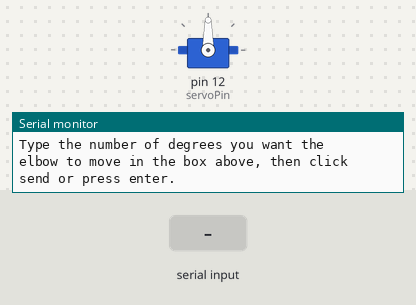
Bench run of a sketch on a simulated Arduino Uno, built with avr-gcc and run on an emulated ATmega328P. Parts: servo, the last lines printed to the serial monitor. The inputs (shaded band) are chosen by the test bench.

Above: at 1.2 s.
1.3 s: "30,150\n" received over Serial
At 2.35 s:
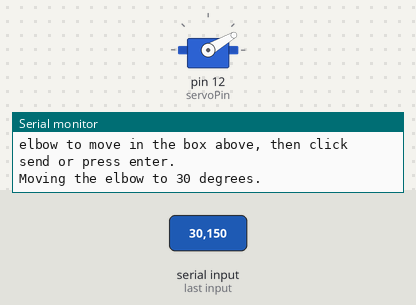
At 4.1 s:
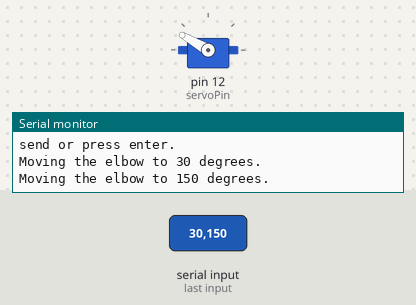
4.3 s: "90,45\n" received over Serial
At 6.7 s:
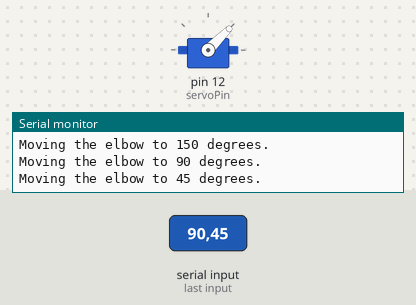
7.3 s: "200\n" received over Serial
10.3 s: "90\n" received over Serial
Timing chart, 0 to 15.1 s (numbered marks = the images above; inputs shaded):
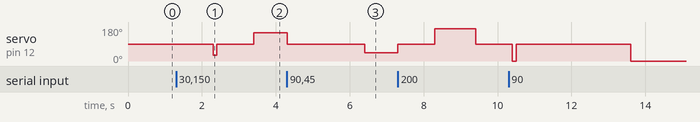

Measured:
- after the input at 1.3 s, servo on pin 12 (servoPin): 90° → 30° after 1.0 s, → 90° 0.10 s later, → 150° 1.0 s later

The sketch:

Unit3_Elbow.ino
```cpp
/*
March 19, 2014
 Tannis Bo
 #2225604

 This sketch takes in the number of degrees the user
 wants to move the elbow and then move the elbow accordingly.
 If the result goes below 0 degrees, it will stop there and if it
 goes beyond 170 it will stop there.
 */

/* Use the Servo library */
#include <Servo.h>

/* The servo is connected to PIN 12 on this circuit */
const int servoPin  = 12;
const int lowerLimit = 0; /* The elbow can go straight */
const int upperLimit = 170; /*The maximum the elbow can extend*/
const int startPosition = 90; /* Position it starts at every time*/
Servo myElbow;


/* Setup for the elbow.  Set the servo up and open up serial
 connection. */
void setup()
{
  myElbow.attach(servoPin);
  Serial.begin(9600);
}

/* Obtain the input from the user and move the elbow as requested
 within the boundaries of 0 and 170 degrees */
void loop()
{
  /* Provide a message to the user what they should enter */
  int degreesMove;
  Serial.println("Type the number of degrees you want the ");
  Serial.println("elbow to move in the box above, then click ");
  Serial.println("send or press enter.");
  Serial.println();

  /*Infinitly wait for input */
  while(true)
  {
    /* If they have entered something get it. */
    while (Serial.available() > 0)
    {
      degreesMove = Serial.parseInt();
      /* Ensure the value entered is acceptable by constraining
       it between the lower and upper limits of the elbow. */
      degreesMove = constrain(degreesMove, lowerLimit, upperLimit);

      /*Display to user on serial output what is happening. */
       Serial.print("Moving the elbow to ");
       Serial.print(degreesMove);
       Serial.println(" degrees.");

       /* Move to the starting position */
       myElbow.write(startPosition);
       /* Give it time to move there */
       delay(1000);
       /* Move it to the location provided. */
       myElbow.write(degreesMove);
      /* Pause to allow the servo to move */
      delay(100);
    }
  }

}
```
